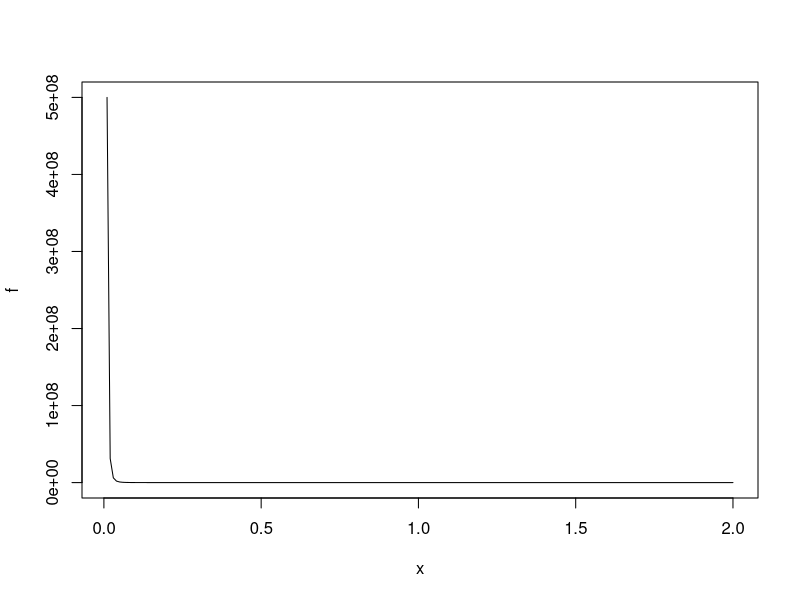

Write R code to recreate this figure.
## ---- chunk 1
#clear the workspace
rm(list = ls())
cat("\014")
## ---- chunk 2
#lets try the 2 parameter weibull. It doesn't have to be a perfect fit to data - just has to simulate some 
#realistic looking distributions
# first need to look at the effects of the 2 parameters
#fix beta and n=eta, vary gamma 
i = seq(from=0.1, to =2, by = 0.1)

weibull = function(x,l=1,k=5){
term1 = k*l^x
term2 = x/(x^k)
term3 = exp(-1*(l*x)^k)
f = term1*term2*term3
return(f)
}

f = vector()
for (i in 1:200){
  x = 0.01*i
  f[i]= weibull(x)
}
x = c(1:200)
x = x *0.01

plot(x,f, type = "l")

